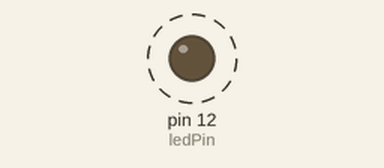
A sketch run on a simulated Arduino Uno, built with avr-gcc and run on an emulated ATmega328P. Parts: output pins drawn as LEDs (lit = HIGH). Dashed ring = blinking.

Above: at 0.5 s.
Timing chart, 0 to 4.6 s (numbered marks = the images above):
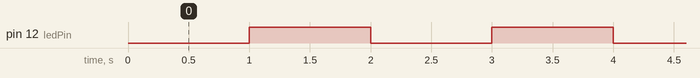

The sketch:

Step_2.ino
```cpp
const int ledPin      = 12;

bool led_on = true;

void setup() {
  pinMode(ledPin, OUTPUT);
}

void loop() {

  if(led_on) {
    led_on = false;
    digitalWrite(ledPin, LOW);
  }
  else {
    led_on = true;
    digitalWrite(ledPin, HIGH);
  }

  delay(1000);
}
```

Measured:
- by itself, pin 12 (ledPin): alternates HIGH for 1.0 s and LOW for 1.0 s
